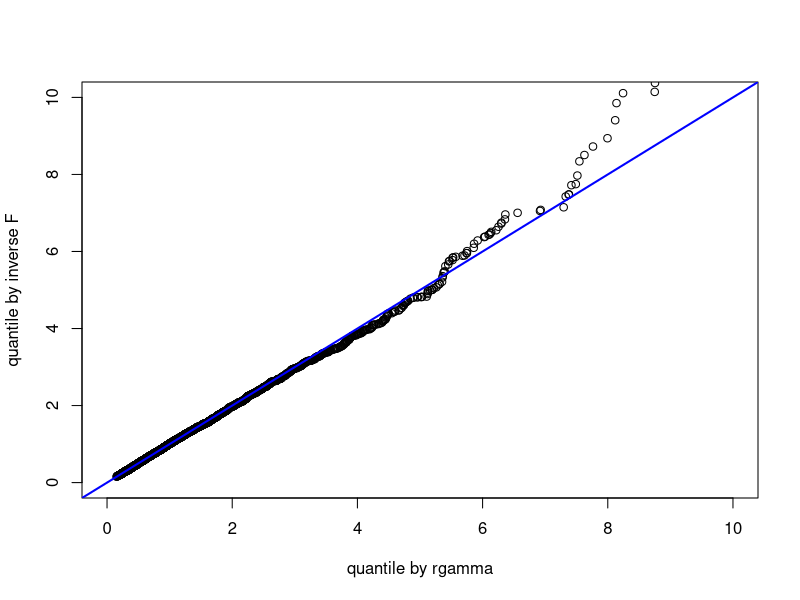
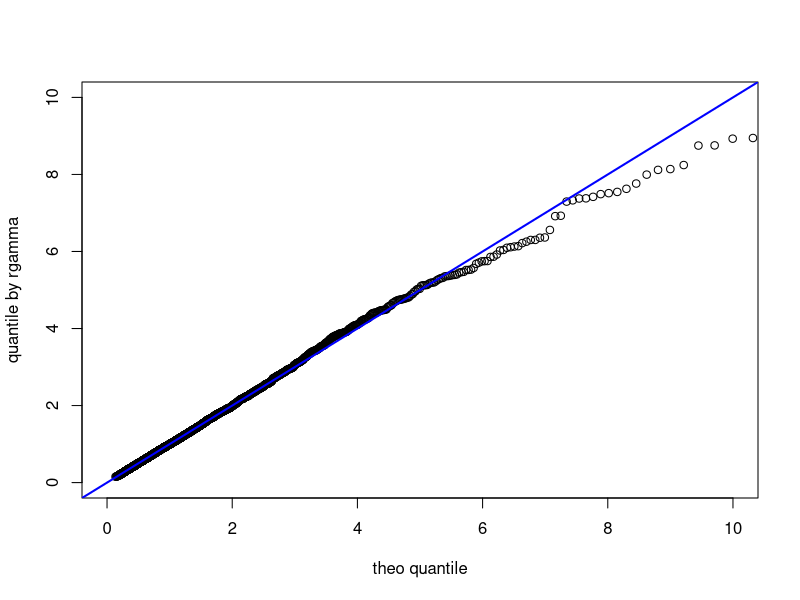
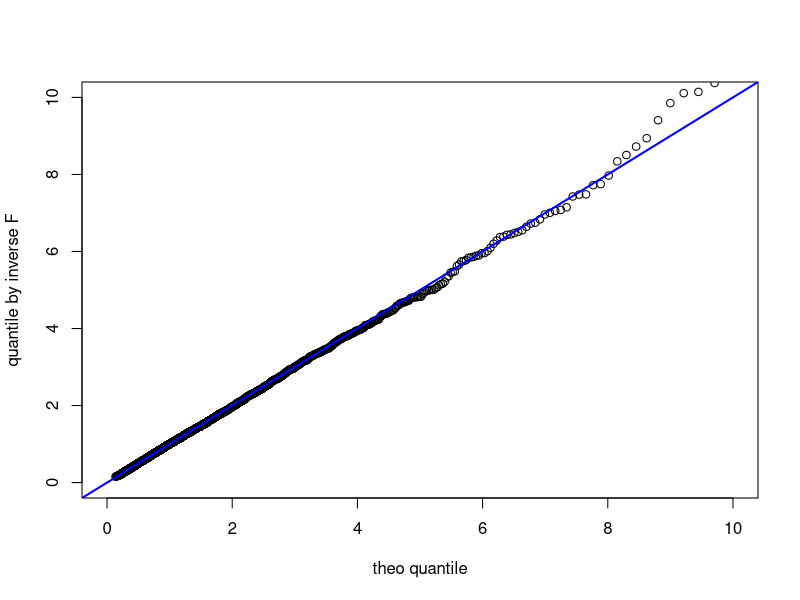
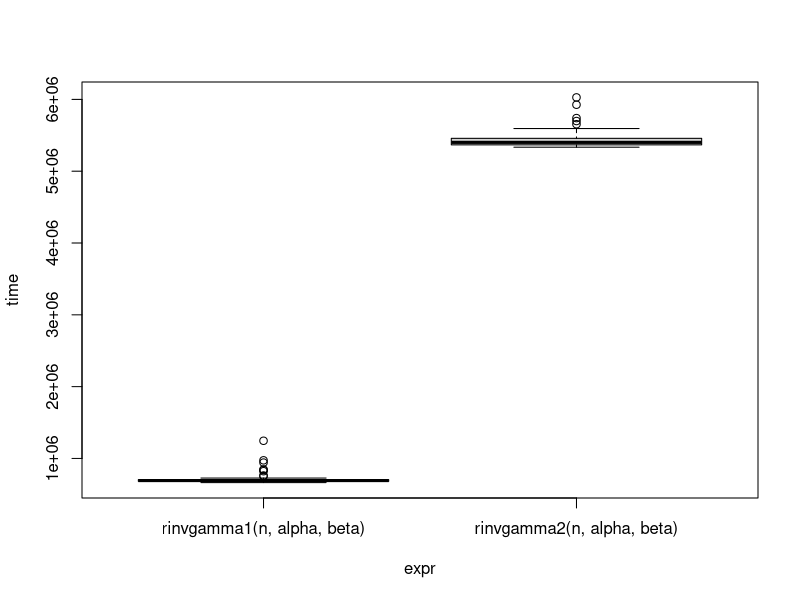
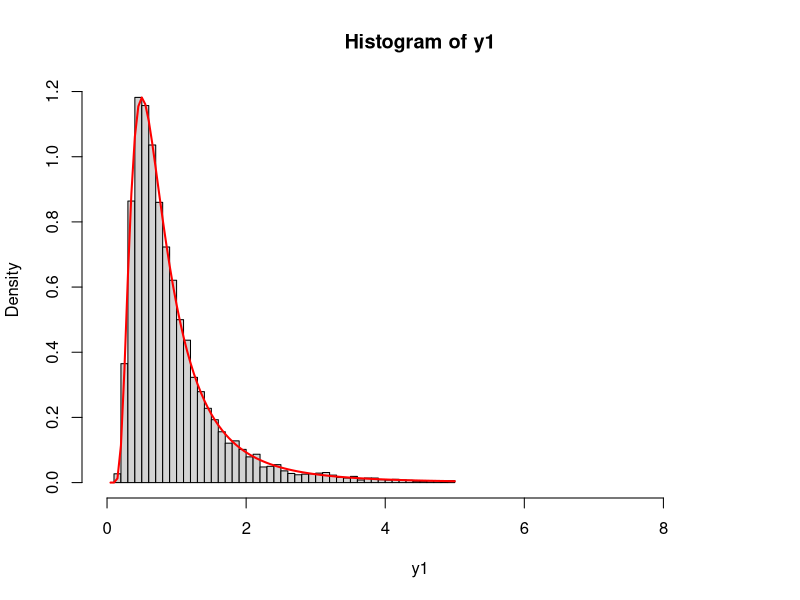
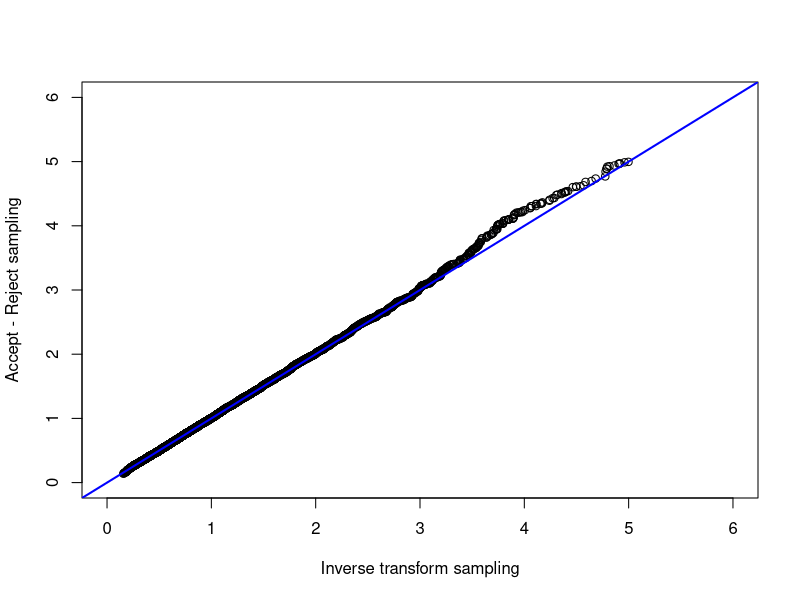
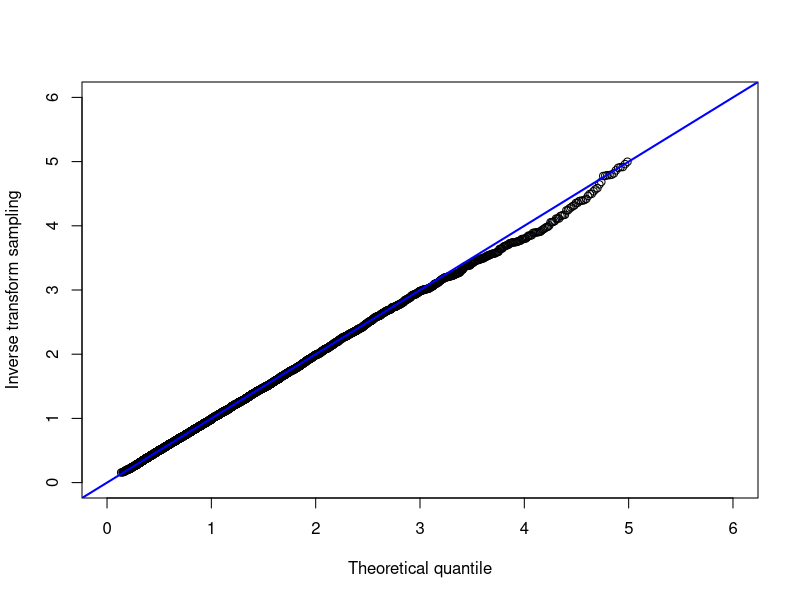
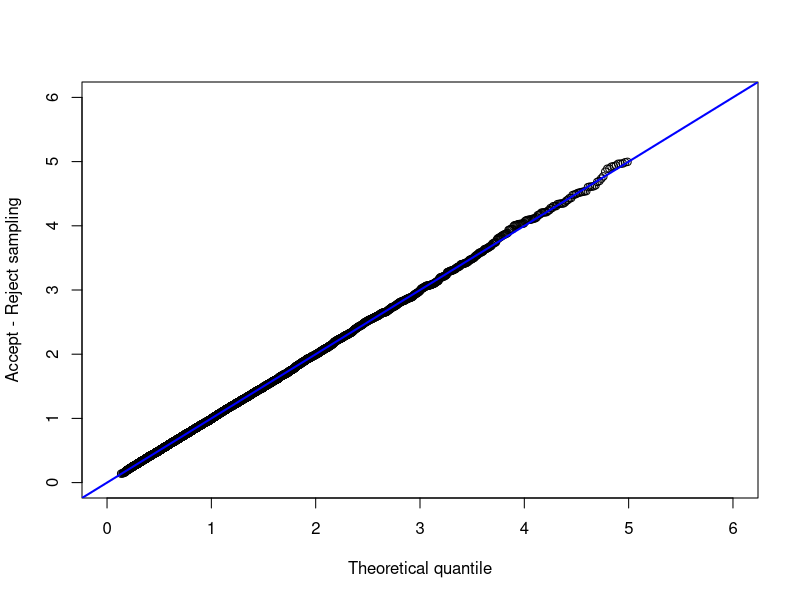

Here is the R script that generated these plots, in order:
## EXO1
dinvgamma <- function(x, alpha, beta){
  # Corrected from Gamma(alpha) to gamma(alpha)
  (beta^alpha/gamma(alpha)) * x^(-alpha-1) * exp(- beta/x) * (x > 0)
}

pinvgamma <- function(q, alpha, beta){
  1 - pgamma(1/q, alpha, scale = 1/beta)
}


qinvgamma <- function(p, alpha, beta){
  qgamma(1-p, alpha, scale = 1/beta)^(-1)
}

rinvgamma1 <- function(n, alpha, beta){
  rgamma(n, alpha, scale = 1/beta)^(-1)
}

rinvgamma2 <- function(n, alpha, beta){
  u <- runif(n)
  qinvgamma(u, alpha, beta)
}

n <- 10^4 ; alpha <- 3 ; beta <- 2 # If n <- 1e4 then it will be processed as float

x1 <- rinvgamma1(n, alpha, beta)

x2 <- rinvgamma2(n, alpha, beta)

qqplot(x1, x2, xlim = c(0, 10), ylim = c(0, 10),
       xlab = "quantile by rgamma", ylab = "quantile by inverse F")
abline(a = 0, b = 1, lwd = 2, col = "blue")

p <- ppoints(n)
th <- qinvgamma(p, alpha, beta)

qqplot(th, x1, xlim = c(0, 10), ylim = c(0, 10),
       xlab = "theo quantile", ylab = "quantile by rgamma")
abline(a = 0, b = 1, lwd = 2, col = "blue")

qqplot(th, x2, xlim = c(0, 10), ylim = c(0, 10),
       xlab = "theo quantile", ylab = "quantile by inverse F")
abline(a = 0, b = 1, lwd = 2, col = "blue")

library("microbenchmark")
result = microbenchmark(rinvgamma1(n, alpha, beta), 
                        rinvgamma2(n, alpha, beta),
                        times = 100)
print(result)
plot(result)


## EXO2
# useful function
dinvgamma_trunc <- function(x, alpha, beta, b){
  # In our previous code there was an error here because we use Gamma() in dinvgamma
  dinvgamma(x, alpha, beta)/(pinvgamma(b,alpha,beta) - pinvgamma(0,alpha,beta)) * (x <= b) 
}

qinvgamma_trunc <- function(p, alpha, beta, b){
  F_0 <- pinvgamma(0, alpha, beta)
  F_b <- pinvgamma(b, alpha, beta)
  prob <- F_0 + p * (F_b - F_0)
  qinvgamma(prob, alpha, beta)
}

# inverse transform sampling
rinvgamma_trunc1 = function(n, alpha, beta, b){
  u <- runif(n)
  qinvgamma_trunc(u, alpha, beta, b)
}

# validation by histogram
b <- 5
y1 <- rinvgamma_trunc1(n, alpha, beta, b)
hist(y1, breaks = 50, freq = F, xlim = c(0 , 9))
curve(dinvgamma_trunc(x, alpha, beta, b), from = 0, to = 5, add = T, col = "red", lwd = 2)

# accept-reject by proposal invgamma
rinvgamma_trunc2 <- function(n, alpha, beta, b){
  M <- (pinvgamma(b,alpha,beta) - pinvgamma(0,alpha,beta))^(-1) # we jast looked at sup(f/g) and this quantity is what left
  n_acc <- 0
  x <- numeric(n)
  while (n_acc < n){
    n_trials <- ceiling(M*(n - n_acc))
    u <- runif(n_trials)
    y <- rinvgamma1(n_trials , alpha, beta)
    y_idx <- which(u <= dinvgamma_trunc(y, alpha, beta, b)/(M*dinvgamma(y, alpha, beta)))
    if (length(y_idx) != 0){
      x[(n_acc+1) : (n_acc+length(y_idx))] <-  y[y_idx]
    }
    n_acc <- n_acc + length(y_idx)
  }
  x
}

# validation by qqplot
x1 <- rinvgamma_trunc1(n, alpha, beta, b)
x2 <- rinvgamma_trunc2(n, alpha, beta, b)
qqplot(x1, x2, xlim = c(0, 6), ylim = c(0, 6), 
       xlab = "Inverse transform sampling",
       ylab = "Accept - Reject sampling")
abline(a = 0, b = 1, col = "blue", lwd = 2)

p <- ppoints(n)
th <- qinvgamma_trunc(p, alpha, beta, b)

qqplot(th, x1, xlim = c(0, 6), ylim = c(0, 6), 
       xlab = "Theoretical quantile",
       ylab = "Inverse transform sampling")
abline(a = 0, b = 1, col = "blue", lwd = 2)

qqplot(th, x2, xlim = c(0, 6), ylim = c(0, 6), 
       xlab = "Theoretical quantile",
       ylab = "Accept - Reject sampling")
abline(a = 0, b = 1, col = "blue", lwd = 2)

# accept-reject by proposal unifrom
rinvgamma_trunc3 <- function(n, alpha, beta, b){
  const <- b/(pinvgamma(b,alpha,beta) - pinvgamma(0,alpha,beta)) * beta^alpha/gamma(alpha)
  M <- ifelse(b <= beta/(alpha+1), 
              const * b^(-alpha-1) * exp(-beta/b),
              const * (beta/(alpha+1))^(-alpha-1) * exp(-alpha-1))
  n_acc <- 0
  x <- numeric(n)
  while (n_acc < n){
    n_trials <- ceiling(M*(n - n_acc))
    u <- runif(n_trials)
    y <- rinvgamma1(n_trials , alpha, beta)
    y_idx <- which(u <= dinvgamma_trunc(y, alpha, beta, b)/(M*dinvgamma(y, alpha, beta)))
    if (length(y_idx) != 0){
      x[(n_acc+1) : (n_acc+length(y_idx))] <-  y[y_idx]
    }
    n_acc <- n_acc + length(y_idx)
  }
  x
}

## EXO3
mc_estimate = function(n, alpha, beta, b){
  y <- rinvgamma(n, alpha, beta)
  const <- pinvgamma(b, alpha, beta) - pinvgamma(0, alpha, beta)
  h <- function(y){(1-y^2) * (y>=0) * (y<=b) / const}
  hy <- h(y)
  c(mean(hy), var(hy)/n)
}

mc_estimate_1 <- function(n, alpha ,beta, b){
   y <- rinvgamma_trunc1(n, alpha, beta, b)
   h <- function(y) (1-y^2) * (y>=0) * (y<=b)
   hy <- h(y)
   c(mean(y), var(hy)/n)
   }

# test = microbenchmark(mc_estimate(10^4, 3 ,2, 5), mc_estimate_1(10^4, 3 ,2, 5))
# print(test)
# 
# test1 = microbenchmark(mc_estimate(10^4, 3 ,2, 0.5), mc_estimate_1(10^4, 3 ,2, 0.5))
# print(test1)